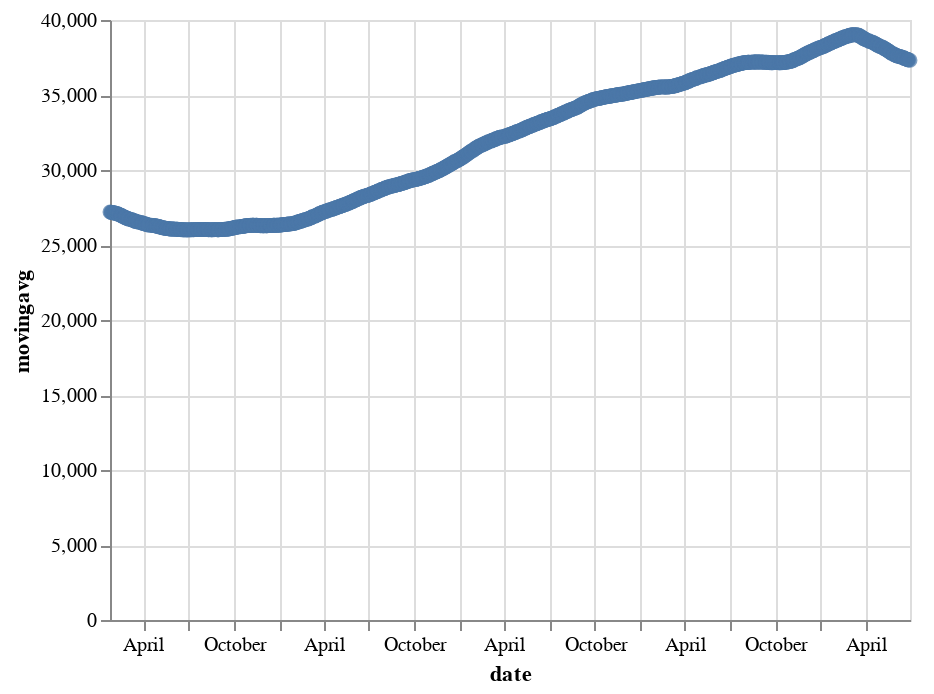

Notebook code cell kept with this figure:
### Code cell
altdata_fiftytwoweek = stock_weekmovingavg(52, bse_data)
altdata_fiftytwoweek.reset_index(inplace=True)
altdata_fiftytwoweek.rename(columns={list(altdata_fiftytwoweek)[0]:'date'}, inplace=True)
alt.Chart(altdata_fiftytwoweek).mark_point().encode(
    x='date',
    y='movingavg'
)

### Figure 1 — Vega-Lite specification as saved in the notebook (floating-point values rounded to 4 significant figures; data arrays with more than 128 entries replaced by an {"elided": "..."} marker saying what was removed)
{"config": {"view": {"continuousWidth": 400, "continuousHeight": 300}}, "data": {"name": "data-e799b607ed8186914861e9e9972a1876"}, "mark": "point", "encoding": {"x": {"field": "date", "type": "temporal"}, "y": {"field": "movingavg", "type": "quantitative"}}, "$schema": "https://vega.github.io/schema/vega-lite/v4.17.0.json", "datasets": {"data-e799b607ed8186914861e9e9972a1876": {"elided": "1085 records"}}}
